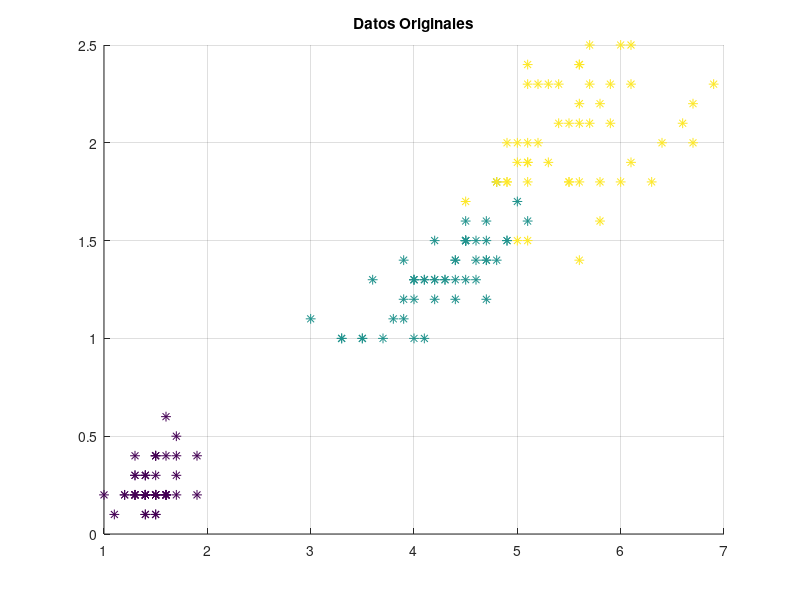
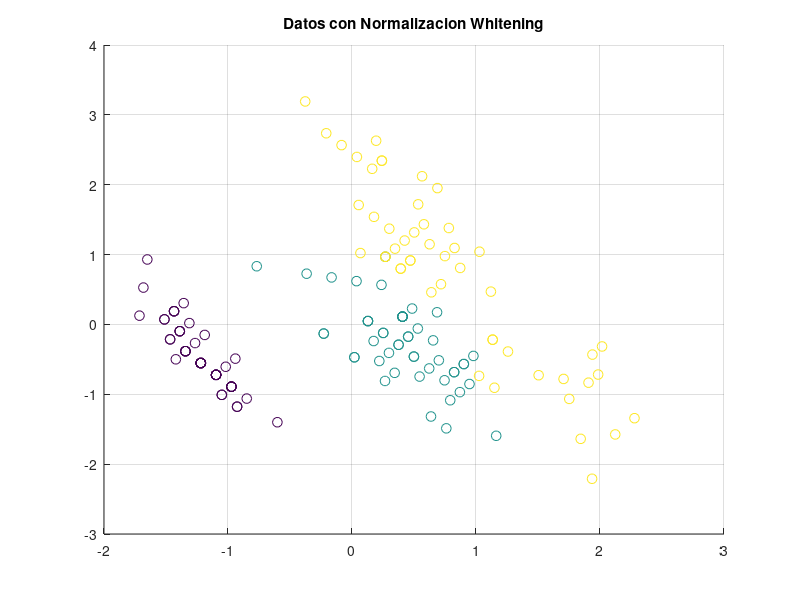

Recreate these plots in MATLAB, in order. (Note: this script raises an error after producing the figures.)
clear all; close all;clc;

% load('iris_dataset');
load fisheriris;

N_datos = 50;
c1 = 3; c2=4;
X1=[meas(1:N_datos,c1)' meas(51:50+N_datos,c1)' meas(101:100+N_datos,c1)'];
X2=[meas(1:N_datos,c2)' meas(51:50+N_datos,c2)' meas(101:100+N_datos,c2)'];
data =[X1;X2];
class = ones(1,150);class(1,51:100)=2;class(1,101:end)=3;
Class = [class(1,1:N_datos) class(1,51:50+N_datos) class(1,101:100+N_datos)];
scatter(X1,X2,N_datos,Class,'marker','*');
hold on;grid on;
title('Datos Originales');

% matriz de covarianza
C=cov(data');

X=data';

if ~exist('epsilon','var')
    epsilon = 0.001;
end

mu = mean(X); 
X = bsxfun(@minus, X, mu);
A = X'*X;
[V,D,notused] = svd(A);
whMat = sqrt(size(X,1)-1)*V*sqrtm(inv(D + eye(size(D))*epsilon))*V';
Xwh = (X*whMat)';  

cov(Xwh')    %permite verificar que la matriz de covarianza ahora es la identidad

% invMat = pinv(whMat);

figure;
scatter(Xwh(1,:),Xwh(2,:),N_datos,Class,'marker','o');
hold on;grid on;
title('Datos con Normalizacion Whitening');


% Clasificacin
tree4 = fitctree(Xwh', species);
% [dtnum,dtnode,dtclass] = treeval(tree4, Xwh);
% bad4 = ~strcmp(dtclass,species);
% error4=sum(bad4)/1.5;
% disp(strcat('Porcentaje de error =',num2str(error4),'% whitenning'))